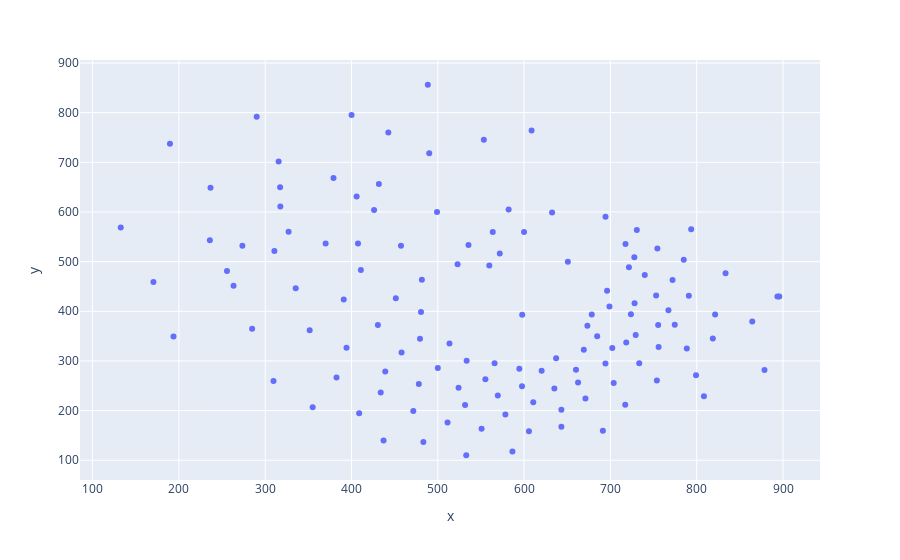

Notebook cell for this chart:
### Code cell
fig = px.scatter(clusters, x="x", y="y", hover_data=['keywords'])
fig.show()

### Figure 1 — Plotly figure (JSON) as saved in the notebook; plotly's stock layout.template omitted (floating-point values rounded to 4 significant figures; data arrays with more than 128 entries replaced by an {"elided": "..."} marker saying what was removed)
{"data": [{"customdata": {"elided": "129 rows, 18840 str values in total"}, "hovertemplate": "x=%{x}<br>y=%{y}<br>keywords=%{customdata[0]}<extra></extra>", "legendgroup": "", "marker": {"color": "#636efa", "symbol": "circle"}, "mode": "markers", "name": "", "orientation": "v", "showlegend": false, "type": "scatter", "x": {"elided": "129 float values"}, "xaxis": "x", "y": {"elided": "129 float values"}, "yaxis": "y"}], "layout": {"legend": {"tracegroupgap": 0}, "margin": {"t": 60}, "xaxis": {"anchor": "y", "domain": [0, 1], "title": {"text": "x"}}, "yaxis": {"anchor": "x", "domain": [0, 1], "title": {"text": "y"}}}}
